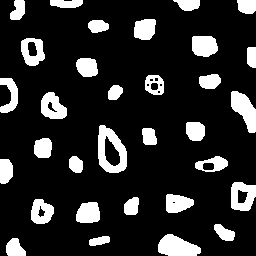
//> input picture imagens/bolhas.png, 256 x 256 px
$ ./labeling bolhas.png   (built with g++ and OpenCV 4)
//> lines starting //> are read from the running program, lines starting //| are printed output that depends on the picture; after the words box and inside, x2 and y2 are one past the last pixel; in counts of white or black regions, pixels touching at a corner belong together
//make labeling
//./labeling bolhas.png
#include <iostream>
#include <opencv2/opencv.hpp>
using namespace cv;

//saturação => direção da luz;

int main(int argc, char** argv){
  Mat image, save;
  int width, height;
  int nobjects, fundo, furo;

  CvPoint p;
  image = imread(argv[1],CV_LOAD_IMAGE_GRAYSCALE);
//> image: 256 rows x 256 cols, CV_8UC1; 16.5% white; 32 white regions, largest, box (x1, y1, x2, y2) and area: (98, 125, 127, 173) 789, (158, 234, 201, 256) 669, (231, 91, 256, 133) 613
  save = imread(argv[1],CV_LOAD_IMAGE_GRAYSCALE);
  if(!image.data||!save.data){
    std::cout << "imagem nao carregou corretamente\n";
    return(-1);
  }
  width=image.size().width;
//> width = 256
  height=image.size().height;
//> height = 256

  p.x=0;
  p.y=0;

  // busca objetos presentes
  nobjects=0;
  furo=0;
  //std::cout << (int)image.at<uchar>(0,width-1) << std::endl;
  for(int i=0; i<height; i++){
    for(int j=0; j<width; j++){
      if(image.at<uchar>(i,j) == 255){//############
		// achou um objeto
		//std::cout << image.at<int>(i,j) << std::endl;
		nobjects++;
		p.x=j;
		p.y=i;
		floodFill(image,p,(nobjects%254));
      }
    }
  }
//> this loop made 256 passes
//> nobjects on passes 1 to 3: 4, 4, 4
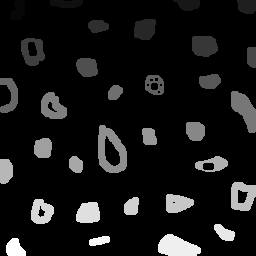
//> image: 256 rows x 256 cols, CV_8UC1; min 0, max 32, mean 2.8; drawn with min black and max white
//> after the loop, nobjects = 32
  fundo=254;
  printf("Tem %d bolhas\n", nobjects);
//| Tem 32 bolhas

  // eliminando as bolhas da borda de cima
  p.y=0;
//> p = Point(12, 0)
  for(int i=0; i<width; i++){
    if(image.at<uchar>(p.y,i) != 0){ //###############
      nobjects--;
      p.x=i;
      floodFill(image,p,0);
    }
  }
//> this loop made 256 passes
//> nobjects on passes 16, 51, 174, 238: 31, 30, 29, 28
//> image: 256 rows x 256 cols, CV_8UC1; 1.37% of pixels changed, all inside (x1, y1, x2, y2) = (10, 0, 256, 20)
//> after the loop, nobjects = 28
  //printf("Agora tem %d objetos\n", nobjects);
  // eliminando as bolhas da borda de baixo
  p.y=height-1;
//> p = Point(237, 255)
  for(int i=0; i<width; i++){
    if(image.at<uchar>(p.y,i) != 0){//#############
      nobjects--;
      p.x=i;
      floodFill(image,p,0);
    }
  }
//> this loop made 256 passes
//> nobjects on passes 9, 169: 27, 26
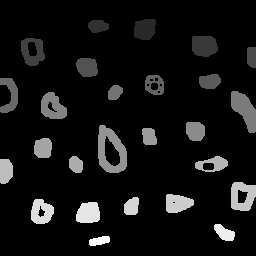
//> image: 256 rows x 256 cols, CV_8UC1; min 0, max 31, mean 2.4; drawn with min black and max white
//> after the loop, nobjects = 26
  //printf("Agora tem %d objetos\n", nobjects);
  // eliminando as bolhas da borda da esquerda
  p.x=0;
//> p = Point(0, 255)
  for(int i=0; i<height; i++){
    if(image.at<uchar>(i,p.x) != 0){//##########
      nobjects--;
      p.y=i;
      floodFill(image,p,0);
    }
  }
//> this loop made 256 passes
//> nobjects on passes 79, 160: 25, 24
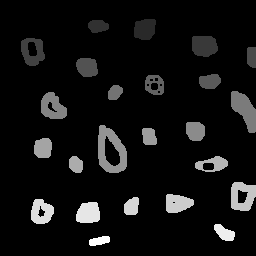
//> image: 256 rows x 256 cols, CV_8UC1; 0.99% of pixels changed, all inside (x1, y1, x2, y2) = (0, 78, 18, 184); drawn with min black and max white
//> after the loop, nobjects = 24
  //printf("Agora tem %d objetos\n", nobjects);
  // eliminando as bolhas da borda da direita
  p.x=width-1;
//> p = Point(255, 159)
  for(int i=0; i<height; i++){
    if(image.at<uchar>(i,p.x) != 0){//#############
      nobjects--;
      p.y=i;
      floodFill(image,p,0);
    }
  }
//> this loop made 256 passes
//> nobjects on passes 48, 110, 186: 23, 22, 21
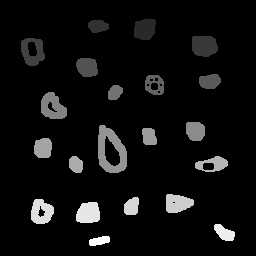
//> image: 256 rows x 256 cols, CV_8UC1; 2% of pixels changed, all inside (x1, y1, x2, y2) = (231, 47, 256, 211); drawn with min black and max white
//> after the loop, nobjects = 21
  //printf("Agora tem %d objetos\n", nobjects);

  //achando buracos
  p.x=0;p.y=0;
//> after `p.x = 0`: p = Point(0, 185)
//> after `p.y = 0`: p = Point(0, 0)
  floodFill(image,p,fundo);
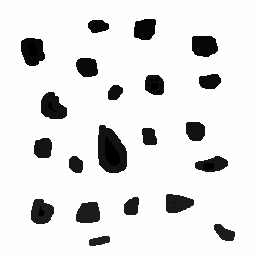
//> image: 256 rows x 256 cols, CV_8UC1; min 0, max 254, mean 226.3
  for(int i=0; i<height; i++){
    for(int j=0; j<width; j++){
      if(image.at<uchar>(i,j) == 0){//############
	if(image.at<uchar>(i-1,j) !=fundo){//##########
	  furo++;
	  p.x=j;
	  p.y=i;
	  floodFill(image,p,fundo);
	  p.x--;
	  floodFill(image,p,fundo);
	}
	else{
	  p.x=j;
	  p.y=i;
	  floodFill(image,p,fundo);
	}
      }
    }
  }
//> this loop made 256 passes
//> furo on passes 1 to 3: 0, 0, 0
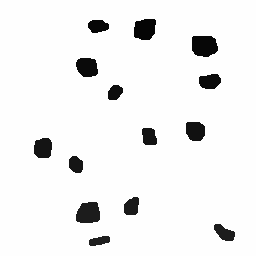
//> image: 256 rows x 256 cols, CV_8UC1; 5.62% of pixels changed, all inside (x1, y1, x2, y2) = (21, 38, 228, 224)
//> after the loop, furo = 7
  printf("Tem %d bolhas com buracos\n", furo);
//| Tem 7 bolhas com buracos

  // exibindo
  imshow("Original", save);
  imshow("Processada", image);
  imwrite("labeling.png", image);

  waitKey();
  return 0;
}
